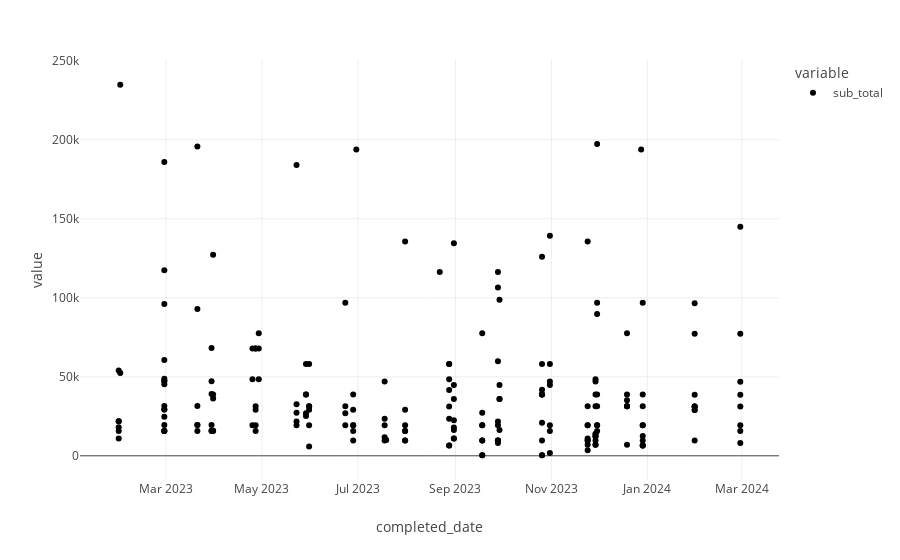

Notebook code for this chart:
### Code cell
l1 = pd.read_sql("SELECT * FROM unleashed_raw WHERE completed_date > '2022-12-31';", con = engine)
px.scatter(l1[l1.customer_name=='DOT Foods, Inc.'][['completed_date','sub_total']].set_index('completed_date').sort_index())

### Figure 1 — Plotly figure (JSON) as saved in the notebook; plotly's stock layout.template omitted (floating-point values rounded to 4 significant figures; data arrays with more than 128 entries replaced by an {"elided": "..."} marker saying what was removed)
{"data": [{"hovertemplate": "variable=sub_total<br>completed_date=%{x}<br>value=%{y}<extra></extra>", "legendgroup": "sub_total", "marker": {"color": "#000001", "symbol": "circle"}, "mode": "markers", "name": "sub_total", "orientation": "v", "showlegend": true, "type": "scatter", "x": {"elided": "212 str values"}, "xaxis": "x", "y": {"elided": "212 float values"}, "yaxis": "y"}], "layout": {"legend": {"title": {"text": "variable"}, "tracegroupgap": 0}, "margin": {"t": 60}, "xaxis": {"anchor": "y", "domain": [0, 1], "title": {"text": "completed_date"}}, "yaxis": {"anchor": "x", "domain": [0, 1], "title": {"text": "value"}}}}
